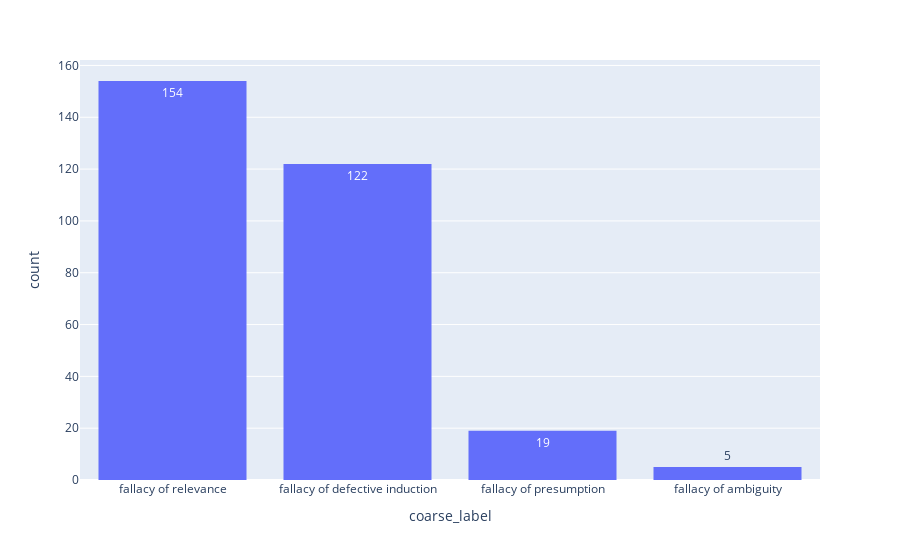

Source (notebook cell):
### Code cell
# Save updated csv

# dataframe.to_csv("../data/processed/edu_test_updated.csv")
px.histogram(dataframe, x="coarse_label", text_auto=True)

### Figure 1 — Plotly figure (JSON) as saved in the notebook; plotly's stock layout.template omitted (floating-point values rounded to 4 significant figures; data arrays with more than 128 entries replaced by an {"elided": "..."} marker saying what was removed)
{"data": [{"alignmentgroup": "True", "bingroup": "x", "hovertemplate": "coarse_label=%{x}<br>count=%{y}<extra></extra>", "legendgroup": "", "marker": {"color": "#636efa", "pattern": {"shape": ""}}, "name": "", "offsetgroup": "", "orientation": "v", "showlegend": false, "texttemplate": "%{value}", "type": "histogram", "x": {"elided": "300 str values"}, "xaxis": "x", "yaxis": "y"}], "layout": {"barmode": "relative", "legend": {"tracegroupgap": 0}, "margin": {"t": 60}, "xaxis": {"anchor": "y", "domain": [0, 1], "title": {"text": "coarse_label"}}, "yaxis": {"anchor": "x", "domain": [0, 1], "title": {"text": "count"}}}}
